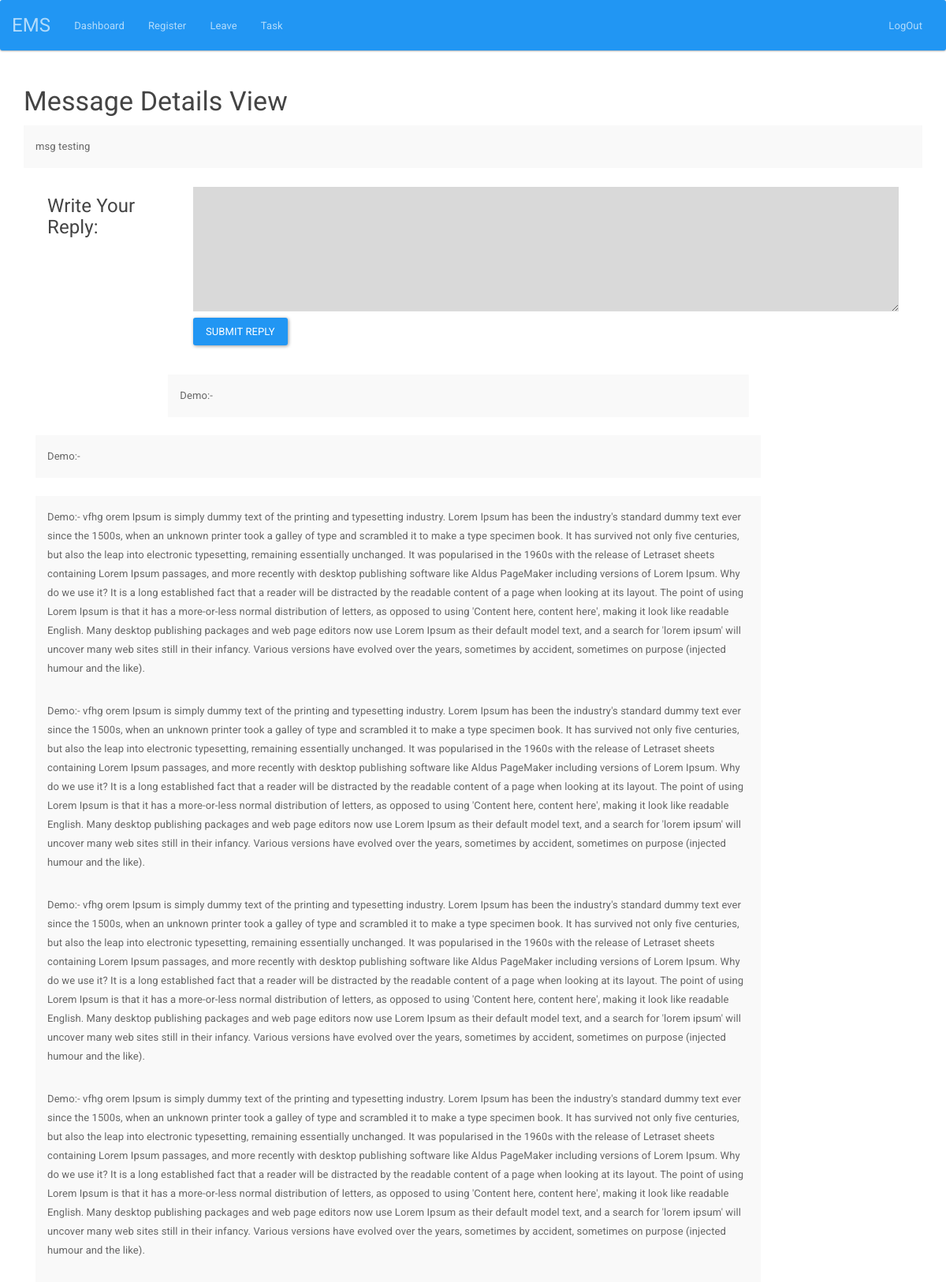
The page /admin/viewmsg.php?id=3 (signed in, upper part) on the database its author committed.
### tables this page shows
CREATE TABLE `task` (
  `t_id` int(255) NOT NULL,
  `task` text NOT NULL,
  `user_id` int(255) NOT NULL,
  `assigend_by` int(255) NOT NULL,
  `date_time` timestamp NOT NULL DEFAULT current_timestamp() ON UPDATE current_timestamp()
);

CREATE TABLE `task_reply` (
  `r_id` int(255) NOT NULL,
  `reply` text NOT NULL,
  `m_id` int(11) NOT NULL,
  `reply_by` int(11) NOT NULL,
  `date_time` timestamp NOT NULL DEFAULT current_timestamp() ON UPDATE current_timestamp()
);

CREATE TABLE `Users` (
  `user_id` int(255) NOT NULL,
  `name` varchar(1000) NOT NULL,
  `email` varchar(1000) NOT NULL,
  `password` varchar(1000) NOT NULL,
  `department` varchar(1000) NOT NULL,
  `role` varchar(100) NOT NULL,
  `created_on` timestamp(5) NOT NULL DEFAULT current_timestamp(5)
);

### admin/viewmsg.php (the view, shortened to what this page needs)
<?php include"../authentication/auth.php"; ?>
<!DOCTYPE html>
<html>
<head>
  <link rel="stylesheet" type="text/css" href="../css/style.css">
<body>
  <?php include 'header.php'; ?>
<div class="container">
<h3>Message Details View</h3>
<?php
$m_id=$_GET['id'];
 $query= "select * from task where `t_id`='". $m_id ."' ";
      $res=mysqli_query($conn,$query);
      $row= mysqli_fetch_array($res);
?>
<div class="col-sm-12" style="background: #f9f9f9; padding: 15px;">
<?php echo $row['task'];?>
</div>
<div class="col-sm-12">
  <br>
  <form action="" method="post">
    <fieldset>
    <div class="form-group">
      <label for="inputEmail" class="col-lg-2 control-label"><h4>Write Your Reply:</h4></label>
      <div class="col-lg-10">
    <textarea name="m_reply" rows="5" style="width: 100%; background: #d9d9d9;padding: 5px;"></textarea>
    </div>
  </div>
    <div class="form-group">
      <div class="col-lg-10 col-lg-offset-2">
        <button type="submit" class="btn btn-primary">SUBMIT REPLY</button>
      </div>
    </div>
  </fieldset>
  </form>
</div>
  <div class="col-sm-10">
  <fieldset>
    <p>&nbsp;</p>
    <?php  $m_id=$_GET['id'];
       $query1= "Select * from `task_reply` join `Users` on `Users`.`user_id`=`task_reply`.`reply_by` where `m_id`='". $m_id ."'";
       $res1=mysqli_query($conn,$query1);
       while($row1= mysqli_fetch_array($res1)){
        ?>
    <div class="form-group">
      <label for="inputEmail" class="col-lg-2 control-label"><h3>&nbsp;</h3></label>
      <div class="col-lg-10">
        <div class="col-sm-12" style="background: #f9f9f9; padding: 15px;">
        <?php echo $row1['name'].':- '.$row1['reply'];?>
         </div>
     </div>
  </fieldset>
</div>
<?php }
?>
</div>
</body>
</html>

### rows shown on the page
task: task "msg testing"
task_reply: users.name "Demo"
task_reply: users.name "Demo"
task_reply: users.name "Demo", reply "vfhg orem Ipsum is simply dummy text of the printing and typesetting industry. Lorem Ipsum has been the industry's standard dummy text ever since the 1500s, when an unknown printer took a galley of type and scrambled it to make a type specimen book. It has survived not only five centuries, but also the leap into electronic typesetting, remaining essentially unchanged. It was popularised in the 1960s with the release of Letraset sheets containing Lorem Ipsum passages, and more recently with desktop publishing software like Aldus PageMaker including versions of Lorem Ipsum. Why do we use it? It is a long established fact that a reader will be distracted by the readable content of a page when…"
task_reply: users.name "Demo", reply "vfhg orem Ipsum is simply dummy text of the printing and typesetting industry. Lorem Ipsum has been the industry's standard dummy text ever since the 1500s, when an unknown printer took a galley of type and scrambled it to make a type specimen book. It has survived not only five centuries, but also the leap into electronic typesetting, remaining essentially unchanged. It was popularised in the 1960s with the release of Letraset sheets containing Lorem Ipsum passages, and more recently with desktop publishing software like Aldus PageMaker including versions of Lorem Ipsum. Why do we use it? It is a long established fact that a reader will be distracted by the readable content of a page when…"
task_reply: users.name "Demo", reply "vfhg orem Ipsum is simply dummy text of the printing and typesetting industry. Lorem Ipsum has been the industry's standard dummy text ever since the 1500s, when an unknown printer took a galley of type and scrambled it to make a type specimen book. It has survived not only five centuries, but also the leap into electronic typesetting, remaining essentially unchanged. It was popularised in the 1960s with the release of Letraset sheets containing Lorem Ipsum passages, and more recently with desktop publishing software like Aldus PageMaker including versions of Lorem Ipsum. Why do we use it? It is a long established fact that a reader will be distracted by the readable content of a page when…"
task_reply: users.name "Demo", reply "vfhg orem Ipsum is simply dummy text of the printing and typesetting industry. Lorem Ipsum has been the industry's standard dummy text ever since the 1500s, when an unknown printer took a galley of type and scrambled it to make a type specimen book. It has survived not only five centuries, but also the leap into electronic typesetting, remaining essentially unchanged. It was popularised in the 1960s with the release of Letraset sheets containing Lorem Ipsum passages, and more recently with desktop publishing software like Aldus PageMaker including versions of Lorem Ipsum. Why do we use it? It is a long established fact that a reader will be distracted by the readable content of a page when…"
